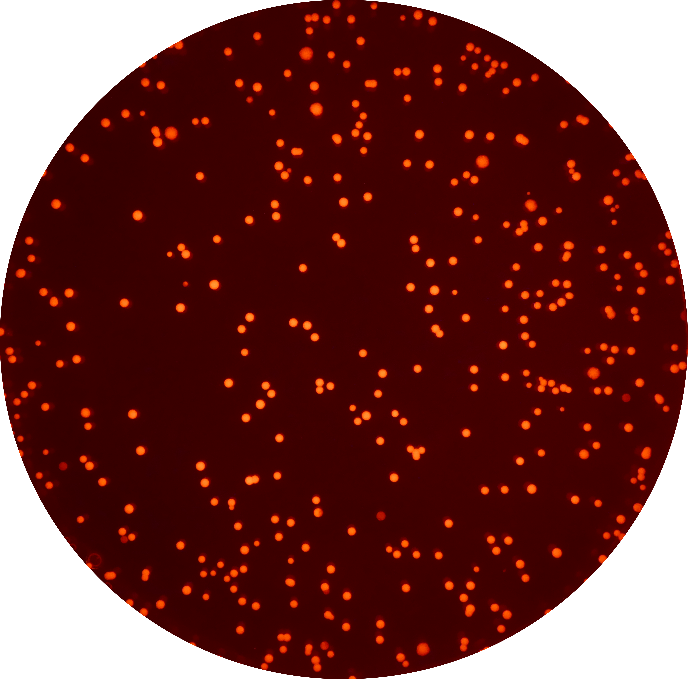
#> input picture dect/res.png, 688 x 679 px
$ python shrink.py
#> lines starting #> are read from the running program, lines starting #| are printed output that depends on the picture
import os
from os import listdir
from os.path import isfile, join
import shutil
import sys

from PIL import Image

path = os.path.dirname(os.path.realpath(__file__))
allFiles = [f for f in listdir(path) if isfile(join(path, f))]


for fyle in allFiles:
   if fyle.endswith('.png') or fyle.endswith('.jpg') or fyle.endswith('.JPG'):
      img = Image.open(path + '/' + fyle)
#> img is the input picture: PIL image 688x679 RGBA; mean R, G, B, A 58.1, 3, 0.4, 200.4
      width,height = img.size
#> width = 688; height = 679
      new_img = img.resize((int(width/4),int(height/4)))
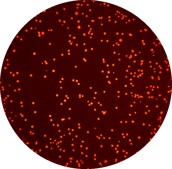
#> new_img: PIL image 172x169 RGBA; mean R, G, B, A 58.9, 3.3, 0.4, 200.5; transparent parts drawn white
      new_img.save('res'+ fyle,'png')
